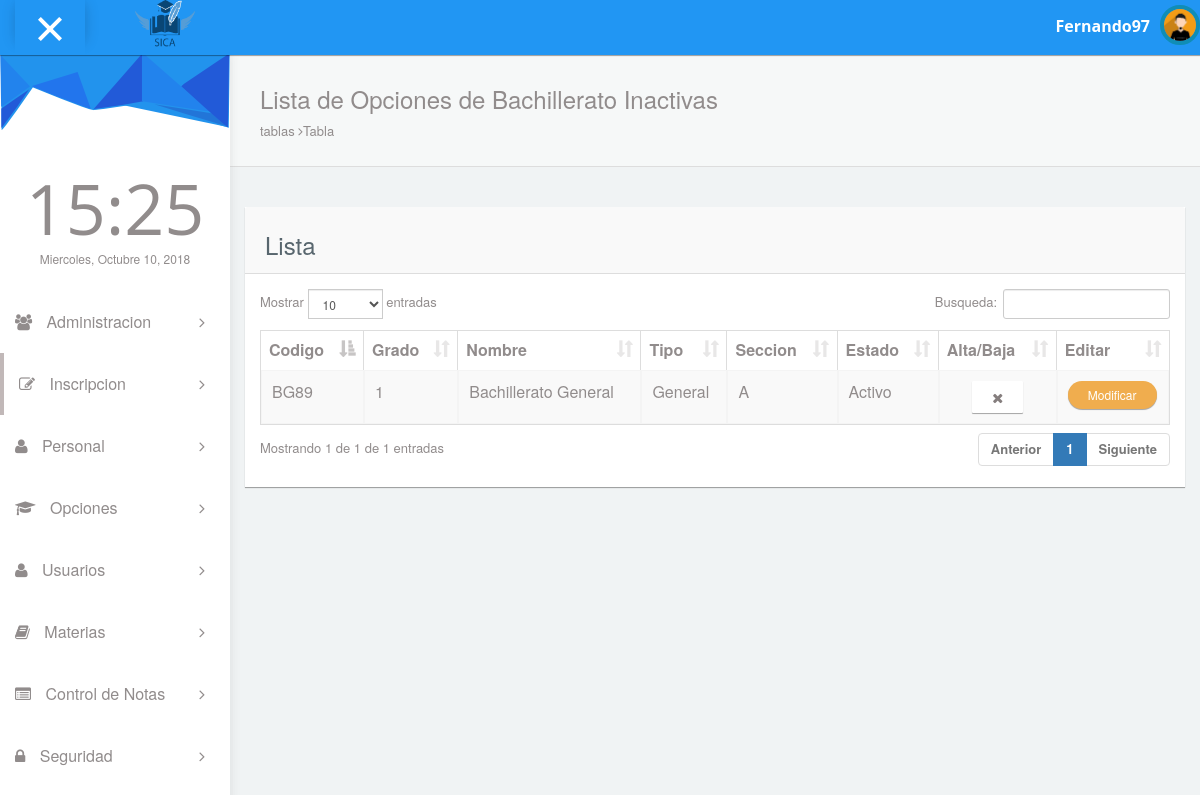
Page /pages/listaOpcionesIna.php (signed in) on the earlier database version.
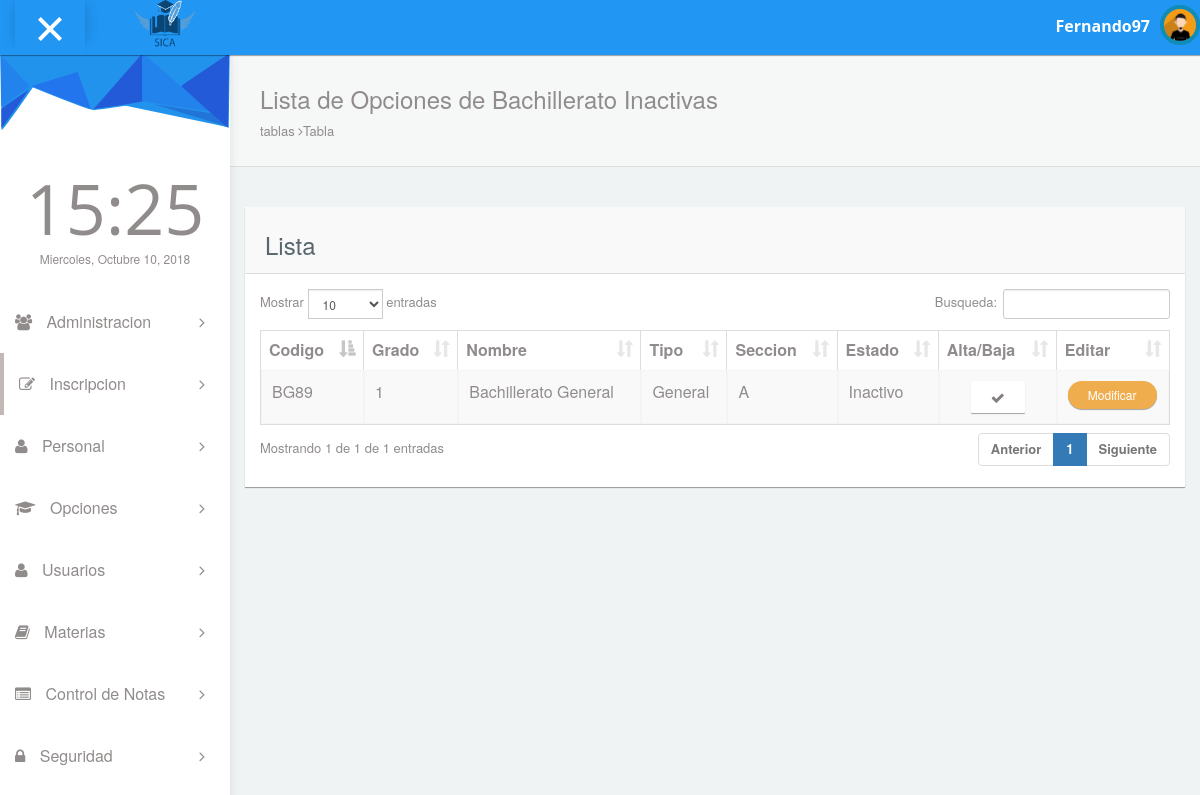
Same page on the later database version.
### tables this page shows
CREATE TABLE `topciones` (
  `eid_opcion` int(11) NOT NULL,
  `ecupo_maximo` int(11) NOT NULL,
  `efk_bto` int(11) NOT NULL,
  `efk_grado` int(11) NOT NULL,
  `efk_seccion` int(11) NOT NULL,
  `eestado` int(11) NOT NULL
);

CREATE TABLE `tbachilleratos` (
  `eid_bachillerato` int(11) NOT NULL,
  `ccodigo` varchar(20) NOT NULL,
  `cnombe` varchar(30) NOT NULL,
  `cdescripcion` varchar(200) NOT NULL,
  `efk_tipo` int(11) NOT NULL,
  `eestado` int(11) NOT NULL
);

CREATE TABLE `tgrado` (
  `eid_grado` int(11) NOT NULL,
  `cgrado` int(11) NOT NULL
);

CREATE TABLE `ttipobachillerato` (
  `eid_tipo` int(11) NOT NULL,
  `ctipo` varchar(50) NOT NULL
);

CREATE TABLE `tsecciones` (
  `eid_seccion` int(11) NOT NULL,
  `cseccion` varchar(10) NOT NULL
);

### pages/tablaOpcComIna.php (the view)
<?php
include "../config/conexion.php";
$result = $conexion->query("SELECT tsecciones.cseccion,topciones.eestado,eid_opcion,ecupo_maximo,efk_bto,efk_grado,efk_seccion,tbachilleratos.cnombe,ccodigo,tgrado.cgrado,ttipobachillerato.ctipo FROM topciones INNER JOIN tsecciones ON topciones.efk_seccion = tsecciones.eid_seccion INNER JOIN tbachilleratos ON topciones.efk_bto = tbachilleratos.eid_bachillerato INNER JOIN tgrado ON topciones.efk_grado = tgrado.eid_grado INNER JOIN ttipobachillerato ON tbachilleratos.efk_tipo = ttipobachillerato.eid_tipo where tbachilleratos.eestado='0'ORDER BY eid_grado");
if ($result) {
    while ($fila = $result->fetch_object()) {
        echo "<tr>";
        echo "<td>" . $fila->ccodigo . "</td>";
        echo "<td>" . $fila->cgrado . "</td>";
        echo "<td>" . $fila->cnombe . "</td>";
        echo "<td>" . $fila->ctipo . "</td>";
        echo "<td>" . $fila->cseccion . "</td>";
        if ($fila->eestado==1) {
          echo "<td>Activo</td>";
          echo "<td style='text-align:center;'><button title='Desactivar el registro' align='center' type='button' class='btn btn-default' onclick=confirmarAct(" . $fila->eid_opcion . ",1);><i class='fa fa-remove'></i>
             </button></td>";
       }else
       {
          echo "<td>Inactivo</td>";
          echo "<td style='text-align:center;'><button title='Activar el registro' align='center' type='button' class='btn btn-default' onclick=confirmarAct(" . $fila->eid_opcion . ",2);><i class='fa fa-check'></i>
             </button></td>";
       }
       $aux= "<button type=\"button\" class=\"btn btn-warning btn-sm btn-round\" ";
       $aux.="onclick=\"editar('".$fila->eid_opcion."','".$fila->efk_grado."','".$fila->efk_bto."','".$fila->efk_seccion."','".$fila->ecupo_maximo."')\";>";
       $aux.="Modificar</button>";
       echo "<td width='90'>";
       echo $aux;
        echo "</tr>";
    }
}
?>

Differences in the rows shown:
changed topciones "BG89": eestado "Activo" → "Inactivo"
